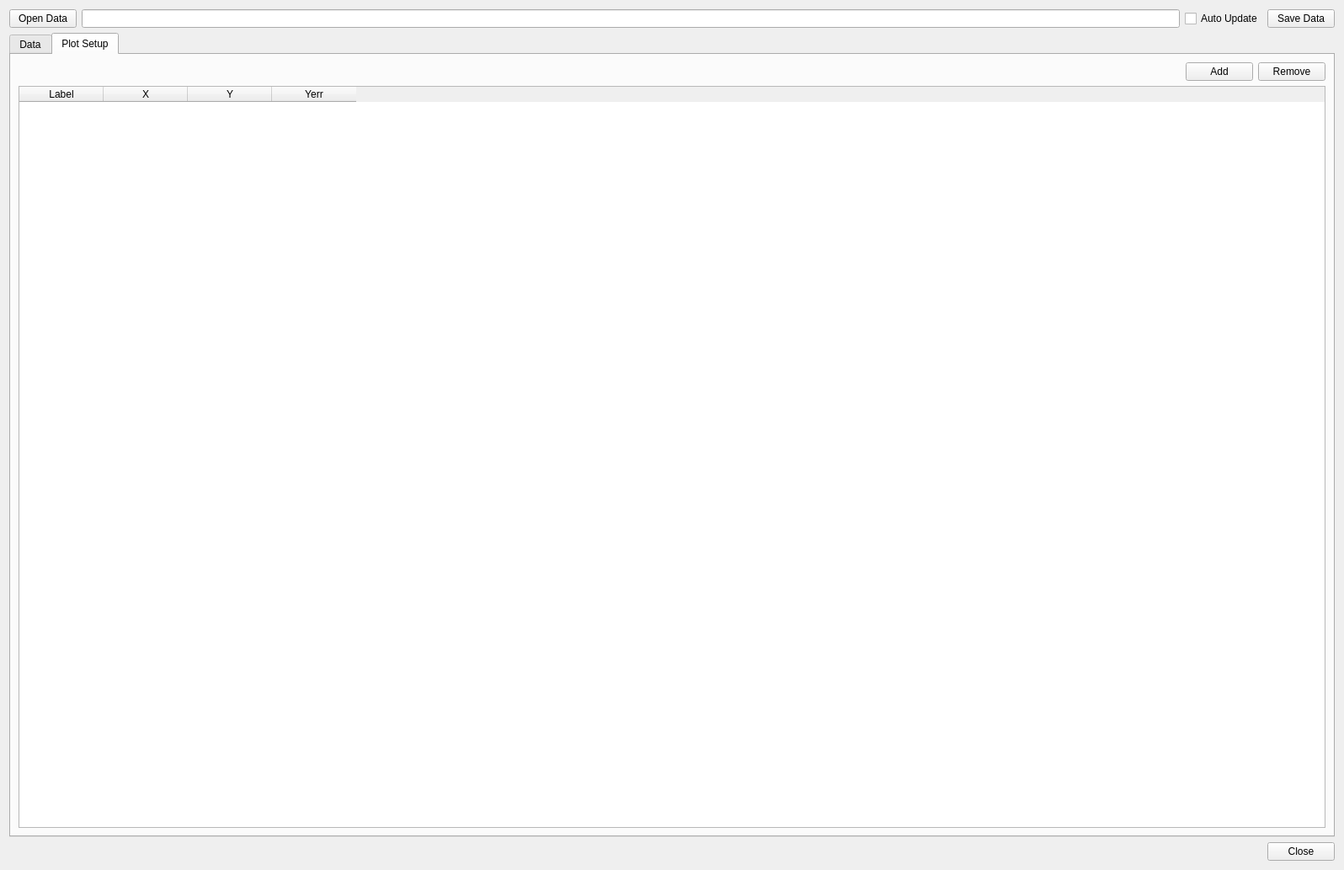
<?xml version="1.0" encoding="UTF-8"?>
<ui version="4.0">
 <class>Form</class>
 <widget class="QWidget" name="Form">
  <property name="geometry">
   <rect>
    <x>0</x>
    <y>0</y>
    <width>1596</width>
    <height>1033</height>
   </rect>
  </property>
  <property name="windowTitle">
   <string>Form</string>
  </property>
  <layout class="QVBoxLayout" name="verticalLayout_2">
   <item>
    <layout class="QVBoxLayout" name="verticalLayout">
     <item>
      <layout class="QHBoxLayout" name="horizontalLayout">
       <item>
        <widget class="QPushButton" name="openDataFilePushButton">
         <property name="text">
          <string>Open Data</string>
         </property>
        </widget>
       </item>
       <item>
        <widget class="QLineEdit" name="dataFileLineEdit"/>
       </item>
       <item>
        <widget class="QCheckBox" name="autoUpdateCheckBox">
         <property name="text">
          <string>Auto Update</string>
         </property>
        </widget>
       </item>
       <item>
        <widget class="QPushButton" name="saveDataPushButton">
         <property name="text">
          <string>Save Data</string>
         </property>
        </widget>
       </item>
      </layout>
     </item>
     <item>
      <widget class="QTabWidget" name="tabWidget">
       <property name="currentIndex">
        <number>1</number>
       </property>
       <widget class="QWidget" name="dataTab">
        <attribute name="title">
         <string>Data</string>
        </attribute>
        <layout class="QVBoxLayout" name="verticalLayout_5">
         <item>
          <widget class="QSplitter" name="splitter">
           <property name="orientation">
            <enum>Qt::Horizontal</enum>
           </property>
           <widget class="QWidget" name="layoutWidget">
            <layout class="QVBoxLayout" name="verticalLayout_3">
             <item>
              <layout class="QHBoxLayout" name="horizontalLayout_3">
               <item>
                <widget class="QLabel" name="metaDataLabel">
                 <property name="font">
                  <font>
                   <weight>75</weight>
                   <bold>true</bold>
                  </font>
                 </property>
                 <property name="text">
                  <string>Metadata</string>
                 </property>
                </widget>
               </item>
               <item>
                <widget class="QPushButton" name="addMetaDataPushButton">
                 <property name="text">
                  <string>Add</string>
                 </property>
                </widget>
               </item>
               <item>
                <widget class="QPushButton" name="addMetaDataPushButton_2">
                 <property name="text">
                  <string>Remove</string>
                 </property>
                </widget>
               </item>
              </layout>
             </item>
             <item>
              <widget class="QTableWidget" name="metaDataTableWidget">
               <column>
                <property name="text">
                 <string>Parameter</string>
                </property>
               </column>
               <column>
                <property name="text">
                 <string>Value</string>
                </property>
               </column>
              </widget>
             </item>
            </layout>
           </widget>
           <widget class="QWidget" name="layoutWidget">
            <layout class="QVBoxLayout" name="verticalLayout_4">
             <item>
              <layout class="QHBoxLayout" name="horizontalLayout_4">
               <item>
                <widget class="QLabel" name="dataLabel">
                 <property name="font">
                  <font>
                   <weight>75</weight>
                   <bold>true</bold>
                  </font>
                 </property>
                 <property name="text">
                  <string>Data</string>
                 </property>
                </widget>
               </item>
               <item>
                <widget class="QPushButton" name="addColumnPushButton">
                 <property name="text">
                  <string>Add Column</string>
                 </property>
                </widget>
               </item>
               <item>
                <widget class="QPushButton" name="removeColumnPushButton">
                 <property name="text">
                  <string>Remove Column</string>
                 </property>
                </widget>
               </item>
              </layout>
             </item>
             <item>
              <widget class="QTableWidget" name="dataTableWidget"/>
             </item>
            </layout>
           </widget>
          </widget>
         </item>
        </layout>
       </widget>
       <widget class="QWidget" name="plotSetupTab">
        <attribute name="title">
         <string>Plot Setup</string>
        </attribute>
        <layout class="QHBoxLayout" name="horizontalLayout_6">
         <item>
          <layout class="QVBoxLayout" name="verticalLayout_6">
           <item>
            <layout class="QHBoxLayout" name="horizontalLayout_5">
             <item>
              <spacer name="horizontalSpacer_2">
               <property name="orientation">
                <enum>Qt::Horizontal</enum>
               </property>
               <property name="sizeHint" stdset="0">
                <size>
                 <width>40</width>
                 <height>20</height>
                </size>
               </property>
              </spacer>
             </item>
             <item>
              <widget class="QPushButton" name="addPlotPushButton">
               <property name="text">
                <string>Add</string>
               </property>
              </widget>
             </item>
             <item>
              <widget class="QPushButton" name="removePlotPushButton">
               <property name="text">
                <string>Remove</string>
               </property>
              </widget>
             </item>
            </layout>
           </item>
           <item>
            <widget class="QTableWidget" name="plotSetupTableWidget">
             <column>
              <property name="text">
               <string>Label</string>
              </property>
             </column>
             <column>
              <property name="text">
               <string>X</string>
              </property>
             </column>
             <column>
              <property name="text">
               <string>Y</string>
              </property>
             </column>
             <column>
              <property name="text">
               <string>Yerr</string>
              </property>
             </column>
            </widget>
           </item>
          </layout>
         </item>
        </layout>
       </widget>
      </widget>
     </item>
     <item>
      <layout class="QHBoxLayout" name="horizontalLayout_2">
       <item>
        <spacer name="horizontalSpacer">
         <property name="orientation">
          <enum>Qt::Horizontal</enum>
         </property>
         <property name="sizeHint" stdset="0">
          <size>
           <width>40</width>
           <height>20</height>
          </size>
         </property>
        </spacer>
       </item>
       <item>
        <widget class="QPushButton" name="closePushButton">
         <property name="text">
          <string>Close</string>
         </property>
        </widget>
       </item>
      </layout>
     </item>
    </layout>
   </item>
  </layout>
 </widget>
 <resources/>
 <connections/>
</ui>
